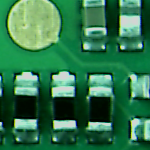
#> input picture Class01_Moodle/3503A.bmp, 150 x 150 px
$ jupyter execute Perceptron_Tutorial_final.ipynb
#> lines starting #> are read from the running program, lines starting #| are printed output that depends on the picture
[cell 1]
 # New Perceptron Demo: Color image segmentation

[cell 2]
import matplotlib.pyplot as plt
import numpy as np
import random
from PIL import Image

# Part 1: Open the image file and display
image_name = "3503A.bmp"
img = Image.open(image_name)
#> img is the input picture: PIL image 150x150 RGB; mean R, G, B 48.9, 118.5, 77.3

# Ensure the image is in RGB mode
img = img.convert("RGB")

# Get image dimensions
width, height = img.size
#> width = 150; height = 150
print(width,height)
#| 150 150

# Display the image
plt.imshow(img)
plt.title("RGB Image Display")
plt.axis('off') # Hide axes
plt.show()

[cell 3]
# original image is called"img", one pixel is shown
r, g, b = img.getpixel((10, 20))
#> r = 186; g = 224; b = 176
print(r, g, b)
#| 186 224 176

# Another image called "img_new" of the same dimension 150x150 is created
img_new = Image.new('RGB',(150,150),color='black')
#> img_new: PIL image 150x150 RGB; every value is 0
pixels = img_new.load()

# A third image called "img_cluster" of the same dimension 150x150 is created
img_cluster = Image.new('RGB',(150,150),color='black')
pixels_cluster = img_cluster.load()

[cell 4]
#Initial settings

learnrate = 0.1;

W11 =  random.uniform(-0.8,0.8)
W12 =  random.uniform(-0.8,0.8)
W13 =  random.uniform(-0.8,0.8)
W21 =  random.uniform(-0.8,0.8)
W22 =  random.uniform(-0.8,0.8)
W23 =  random.uniform(-0.8,0.8)
theta1 =  random.uniform(-0.8,0.8)
theta2 =  random.uniform(-0.8,0.8)

[cell 5]
# Define training instances (for the 4 colors)
tmpp = np.array([
    [5, 10, 5, 0, 0],       # black
    [0, 96, 50, 255, 0],    # green
    [210, 210, 210, 0, 255], # white
    [0, 20, 0, 0, 0],       # black
    [194, 221, 209, 0, 255], # white
    [205, 215, 210, 0, 255], # white
    [230, 225, 235, 0, 255], # white
    [14, 106, 57, 255, 0],    # green
    [62, 117, 78, 255, 0],    # green
    [26, 156, 81, 255, 0],    # green
    [0, 8, 0, 0, 0],          # black
    [193, 220, 112, 255, 255], # yellow
    [147, 192, 119, 255, 255], # yellow
    [0, 16, 7, 0, 0],          #black
    [177, 221, 156, 255, 255], #yellow
    [159, 204, 126, 255, 255]   #yellow
]) / 255.0

# Split `tmpp` into inputs (X1, X2, X3) and desired outputs
X1, X2, X3 = tmpp[:, 0], tmpp[:, 1], tmpp[:, 2]
desiredout1, desiredout2 = tmpp[:, 3], tmpp[:, 4]
print(X1)

[cell 6]
# The code below would save the parameter values during training
# Training loop of the perceptron using the samples
num_iterations = 100
saveWeightsError = np.zeros((num_iterations, 9))

for iterations in range(num_iterations):
    totalerror = 0
    for i in range(16):  # Loop over training instances
        # Calculate the first output
        out1 = W11 * X1[i] + W12 * X2[i] + W13 * X3[i] + theta1
        out1 = 1 if out1 > 0 else 0  # Step function
        diff1 = desiredout1[i] - out1

        # Calculate the second output
        out2 = W21 * X1[i] + W22 * X2[i] + W23 * X3[i] + theta2
        out2 = 1 if out2 > 0 else 0  # Step function
        diff2 = desiredout2[i] - out2

        # Update weights and thresholds (perceptron learning rule)
        W11 += learnrate * diff1 * X1[i]
        W12 += learnrate * diff1 * X2[i]
        W13 += learnrate * diff1 * X3[i]
        theta1 += learnrate * diff1

        W21 += learnrate * diff2 * X1[i]
        W22 += learnrate * diff2 * X2[i]
        W23 += learnrate * diff2 * X3[i]
        theta2 += learnrate * diff2

        # Update total error
        totalerror += abs(diff1) + abs(diff2)

    # Save weights, thresholds, and total error for this iteration
    saveWeightsError[iterations, :] = [W11, W12, W13, theta1, W21, W22, W23, theta2, totalerror]

    # Print iteration details
    #print(f"Iteration {iterations + 1}, Total Error: {totalerror}, "
          #f"W11: {W11:.4f}, W12: {W12:.4f}, W13: {W13:.4f}, Theta1: {theta1:.4f}, "
          #f"W21: {W21:.4

[cell 7]
print(saveWeightsError.shape)

[cell 8]
print("Trained values: ",W11,W12,W13,W21,W22,W23,theta1,theta2)
print(img.size)
#| (150, 150)

# A python function is defined for finding the distance between
# the image pixel (pixel_v) and the 4 color pixels
# Return the index of the closest pixel
# 0 for black; 1 for white; 2 for green; 3 for yellow

def dist_function(pixel_v,black_v,white_v,green_v,yellow_v):
    arrp=np.array(pixel_v)
    arrb=np.array(black_v)
    arrw=np.array(white_v)
    arrg=np.array(green_v)
    arry=np.array(yellow_v)
    distb=np.sqrt(np.sum((arrp-arrb)**2))
    distw=np.sqrt(np.sum((arrp-arrw)**2))
    distg=np.sqrt(np.sum((arrp-arrg)**2))
    disty=np.sqrt(np.sum((arrp-arry)**2))

    my_list=[distb,distw,distg,disty]
    min_value=min(my_list)
    min_index=my_list.index(min_value)
    # print(min_value,min_index)

    # 0 is black, 1 is white, 2 is green, 3 is yellow
    return min_index

[cell 9]
# To create a new image
black_v = [0, 0, 0]
white_v = [230, 230, 230]
green_v = [0, 100, 50]
yellow_v = [150, 190, 120]

# Iterate over each pixel in the image
width, height = img.size

for x in range(width):
    for y in range(height):
        # Extract R, G, B values (current pixel) and scaled to [0,1]
        R, G, B = img.getpixel((x, y))
        scaled_R=R/255
        scaled_G=G/255
        scaled_B=B/255

        # Calculate the first output
        out1 = W11 * scaled_R + W12 * scaled_G + W13 * scaled_B + theta1
        out1 = 1 if out1 > 0 else 0

        # Calculate the second output
        out2 = W21 * scaled_R + W22 * scaled_G + W23 * scaled_B + theta2
        out2 = 1 if out2 > 0 else 0

        # Assign colors to "img_new" based on the outputs
        if out1 == 0 and out2 == 0:
            pixels[x,y] = (0,0,0)       # Black
        elif out1 == 0 and out2 == 1:
            pixels[x,y] = (255,255,255) # White
        elif out1 == 1 and out2 == 0:
            pixels[x,y] = (0,100,50)    # Green
        elif out1 == 1 and out2 == 1:
            pixels[x,y] = (150,190,120) # Yellow

        # find closest index to the colors to "img_cluster"
        pixel_v = [R, G, B]
        closest_index = dist_function(pixel_v,black_v,white_v,green_v,yellow_v)
        if closest_index == 0:
            pixels_cluster[x,y] = (0,0,0)
        elif closest_index == 1:
            pixels_cluster[x,y] = (255,255,255)
        elif closest_index == 2:
            pixels_cluster[x,y] = (0,100,50)
        elif closest_index == 3:
            pixels_cluster[x,y] = (150,190,120)

[cell 10]
# Display the image 1
plt.imshow(img_new)
plt.title("RGB Image Display")
plt.axis('off') # Hide axes for a cleaner image display
plt.show()
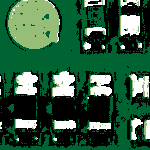
#> shown: shape (150, 150, 3); mean R, G, B 47.1, 91.5, 64

print("Trained values: ",W11,W12,W13)
print("Trained values: ",W21,W22,W23)
print("Trained values: ",theta1,theta2)

[cell 11]
# Display the image 2
plt.imshow(img_cluster)
plt.title("RGB Image Display")
plt.axis('off') # Hide axes for a cleaner image display
plt.show()
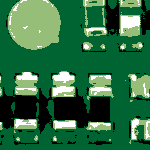
#> shown: shape (150, 150, 3); mean R, G, B 47.2, 111.5, 69.1

[cell 12]
# The code below would display the parameter values during training

[cell 13]
save_W11 = saveWeightsError[:,0]
save_W12 = saveWeightsError[:,1]
save_W13 = saveWeightsError[:,2]
save_theta1 = saveWeightsError[:,3]
save_W21 = saveWeightsError[:,4]
save_W22 = saveWeightsError[:,5]
save_W23 = saveWeightsError[:,6]
save_theta2 = saveWeightsError[:,7]

print(len(save_W11))

xaxis = list(range(len(save_W11)))

plt.plot(xaxis,save_W11,label = 'W11', marker = 'o')
plt.plot(xaxis,save_W12,label = 'W12', marker = 's')
plt.plot(xaxis,save_W13,label = 'W13', marker = '^')
plt.plot(xaxis,save_theta1,label = 'theta1', marker = '+')
plt.plot(xaxis,save_W11,label = 'W21', marker = '*')
plt.plot(xaxis,save_W12,label = 'W22', marker = 'v')
plt.plot(xaxis,save_W13,label = 'W23', marker = '<')
plt.plot(xaxis,save_theta2,label = 'theta2', marker = '.')

#Add titles and labels
plt.title('Convergence of the parameters')
plt.xlabel('iteration number')
plt.ylabel('Values of W13,W12,W13,theta1')

plt.legend() # To show the legend for the curves
#plt.grid()   # To show the grid
#plt.ylim(-4, 8)
plt.show()   # To display the plot
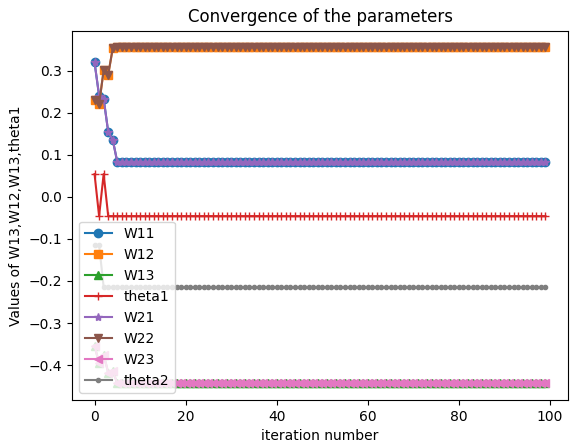
#> figure drawn by matplotlib, 1 panel; curve peaks at x = 0, y = 0.319; curve peaks at x = 5, y = 0.355; curve peaks at x = 0, y = -0.354

[cell 14]
save_error = saveWeightsError[:,8]
print(len(save_error))

xaxis = list(range(len(save_error)))
plt.plot(xaxis,save_error,label = 'error', marker = 's')
#Add titles and labels
plt.title('Convergence of total error')
plt.xlabel('iteration number')
plt.ylabel('Values of total error')

plt.legend() # To show the legend for the curves
#plt.grid()   # To show the grid
#plt.ylim(-4, 8)
plt.show()   # To display the plot
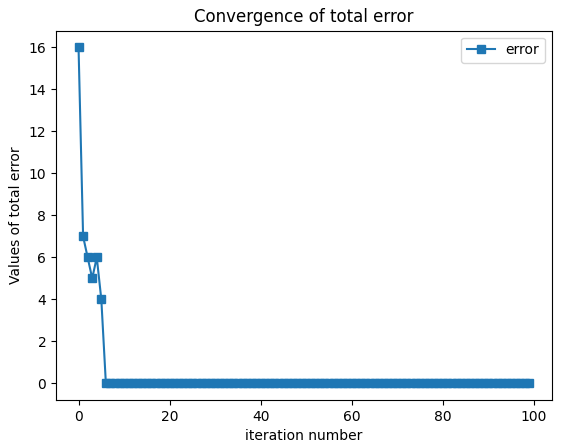
#> figure drawn by matplotlib, 1 panel; curve peaks at x = 0, y = 16

[cell 15]
# End of Demo

[cell 16]
# Another attempt to implement the perceptron, using sign function
# The code below would save the parameter values during training
# Training loop using the samples

# new image called "img_sign" is created
img_sign = Image.new('RGB',(150,150),color='black')
pixels_sign = img_sign.load()

learnrate = 0.01;

#------------------------------------------------
# An attempt to start with random values
W11 =  random.uniform(-0.8,0.8)
W12 =  random.uniform(-0.8,0.8)
W13 =  random.uniform(-0.8,0.8)
W21 =  random.uniform(-0.8,0.8)
W22 =  random.uniform(-0.8,0.8)
W23 =  random.uniform(-0.8,0.8)
theta1 =  random.uniform(-0.8,0.8)
theta2 =  random.uniform(-0.8,0.8)
#------------------------------------------------

# Define training instances (for the 4 colors) [ changes]
tmpp = np.array([
    [5, 10, 5, -255, -255],       # black
    [0, 96, 50, 255, -255],    # green
    [210, 210, 210, -255, 255], # white
    [0, 20, 0, -255, -255],       # black
    [194, 221, 209, -255, 255], # white
    [205, 215, 210, -255, 255], # white
    [230, 225, 235, -255, 255], # white
    [14, 106, 57, 255, -255],    # green
    [62, 117, 78, 255, -255],    # green
    [26, 156, 81, 255, -255],    # green
    [0, 8, 0, -255, -255],          # black
    [193, 220, 112, 255, 255], # yellow
    [147, 192, 119, 255, 255], # yellow
    [0, 16, 7, -255, -255],          #black
    [177, 221, 156, 255, 255], #yellow
    [159, 204, 126, 255, 255]   #yellow
]) / 255.0

# Split `tmpp` into inputs (X1, X2, X3) and desired outputs
X1, X2, X3 = tmpp[:, 0], tmpp[:, 1], tmpp[:, 2]
desiredout1, desiredout2 = tmpp[:, 3], tmpp[:, 4]

#------------------------------------------------

num_iterations = 300
saveWeightsError = np.zeros((num_iterations, 9))
totalerror = 0

for iterations in range(num_iterations):
    totalerror = 0
    for i in range(16):  # Loop over training instances
        # Calculate the first output
        out1 = W11 * X1[i] + W12 * X2[i] + W13 * X3[i] + theta1
        out1 = 1 if out1 > 0 else -1  # Sign function [ changes]
        diff1 = desiredout1[i] - out1

        # Calculate the second output
        out2 = W21 * X1[i] + W22 * X2[i] + W23 * X3[i] + theta2
        out2 = 1 if out2 > 0 else -1  # Sign function [ changes]
        diff2 = desiredout2[i] - out2

        # Update weights and thresholds (perceptron learning rule)
        W11 += learnrate * diff1 * X1[i]
        W12 += learnrate * diff1 * X2[i]
        W13 += learnrate * diff1 * X3[i]
        theta1 += learnrate * diff1

        W21 += learnrate * diff2 * X1[i]
        W22 += learnrate * diff2 * X2[i]
        W23 += learnrate * diff2 * X3[i]
        theta2 += learnrate * diff2

        # Update total error
        if (abs(diff1) + abs(diff2)) > 0:
            totalerror += 1

    # Save weights, thresholds, and total error for this iteration
    saveWeightsError[iterations, :] = [W11, W12, W13, theta1, W21, W22, W23, theta2, totalerror]

[cell 17]
# To create a new image with pixels_sign
black_v = [0, 0, 0]
white_v = [230, 230, 230]
green_v = [0, 100, 50]
yellow_v = [150, 190, 120]

# Iterate over each pixel in the image
width, height = img.size

for x in range(height):
    for y in range(width):
        # Extract R, G, B values of current pixel, scaled to [0,1]
        R, G, B = img.getpixel((x, y))
        scaled_R = R/255
        scaled_G = G/255
        scaled_B = B/255

        # Calculate the first output
        out1 = W11 * scaled_R + W12 * scaled_G + W13 * scaled_B + theta1
        out1 = 1 if out1 > 0 else -1  #[ changes]

        # Calculate the second output
        out2 = W21 * scaled_R + W22 * scaled_G + W23 * scaled_B + theta2
        out2 = 1 if out2 > 0 else -1  #[ changes]

        # Assign colors based on the outputs
        if out1 == -1 and out2 == -1:        #[ changes]
            pixels_sign[x,y] = (0,0,0)       # Black
        elif out1 == -1 and out2 == 1:       #[ changes]
            pixels_sign[x,y] = (255,255,255) # White
        elif out1 == 1 and out2 == -1:       #[ changes]
            pixels_sign[x,y] = (0,100,50)    # Green
        elif out1 == 1 and out2 == 1:        #[ changes]
            pixels_sign[x,y] = (150,190,120) # Yellow

        # find closest index to the colors
        pixel_v = [R, G, B]
        closest_index = dist_function(pixel_v,black_v,white_v,green_v,yellow_v)
        if closest_index == 0:
            pixels_cluster[x,y] = (0,0,0)
        elif closest_index == 1:
            pixels_cluster[x,y] = (255,255,255)
        elif closest_index == 2:
            pixels_cluster[x,y] = (0,100,50)
        elif closest_index == 3:
            pixels_cluster[x,y] = (150,190,120)

[cell 18]
# Display the image img_sign
plt.imshow(img_sign)
plt.title("RGB Image Display")
plt.axis('off') # Hide axes for a cleaner image display
plt.show()
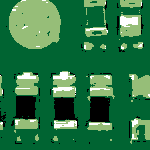
#> shown: shape (150, 150, 3); mean R, G, B 44.1, 118.9, 69.9

print("Trained values: ",W11,W12,W13)
print("Trained values: ",W21,W22,W23)
print("Trained values: ",theta1,theta2)

[cell 19]
# To display the parameters
save_W11 = saveWeightsError[:,0]
save_W12 = saveWeightsError[:,1]
save_W13 = saveWeightsError[:,2]
save_theta1 = saveWeightsError[:,3]
save_W21 = saveWeightsError[:,4]
save_W22 = saveWeightsError[:,5]
save_W23 = saveWeightsError[:,6]
save_theta2 = saveWeightsError[:,7]

print(len(save_W11))

xaxis = list(range(len(save_W11)))

plt.plot(xaxis,save_W11,label = 'W11', marker = 'o')
plt.plot(xaxis,save_W12,label = 'W12', marker = 's')
plt.plot(xaxis,save_W13,label = 'W13', marker = '^')
plt.plot(xaxis,save_theta1,label = 'theta1', marker = '+')
plt.plot(xaxis,save_W11,label = 'W21', marker = '*')
plt.plot(xaxis,save_W12,label = 'W22', marker = 'v')
plt.plot(xaxis,save_W13,label = 'W23', marker = '<')
plt.plot(xaxis,save_theta2,label = 'theta2', marker = '.')

#Add titles and labels
plt.title('Convergence of the parameters')
plt.xlabel('iteration number')
plt.ylabel('Values of W13,W12,W13,theta1')

plt.legend() # To show the legend for the curves
#plt.grid()   # To show the grid
#plt.ylim(-4, 8)
plt.show()   # To display the plot
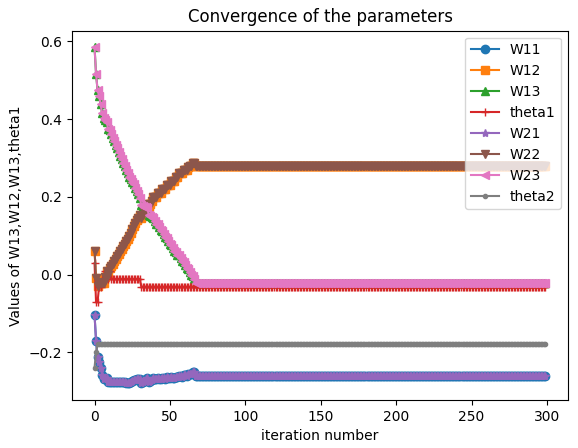
#> figure drawn by matplotlib, 1 panel; curve peaks at x = 0, y = -0.104; curve peaks at x = 65, y = 0.287; curve peaks at x = 0, y = 0.584

[cell 20]
# To display the totalerror
save_error = saveWeightsError[:,8]
print(len(save_error))

xaxis = list(range(len(save_error)))
plt.plot(xaxis,save_error,label = 'error', marker = 's')
#Add titles and labels
plt.title('Convergence of total error')
plt.xlabel('iteration number')
plt.ylabel('Values of total error')

plt.legend() # To show the legend for the curves
#plt.grid()   # To show the grid
#plt.ylim(-4, 8)
plt.show()   # To display the plot
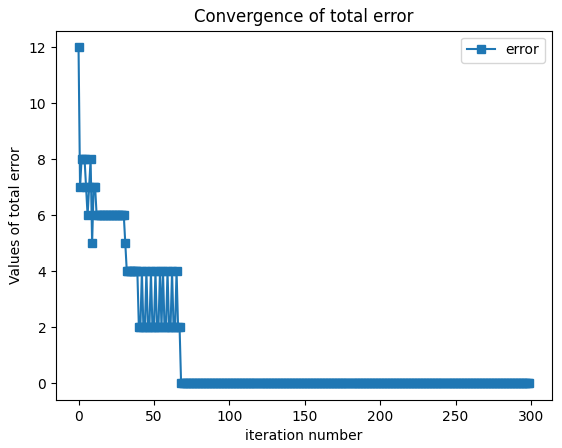
#> figure drawn by matplotlib, 1 panel; curve peaks at x = 0, y = 12
